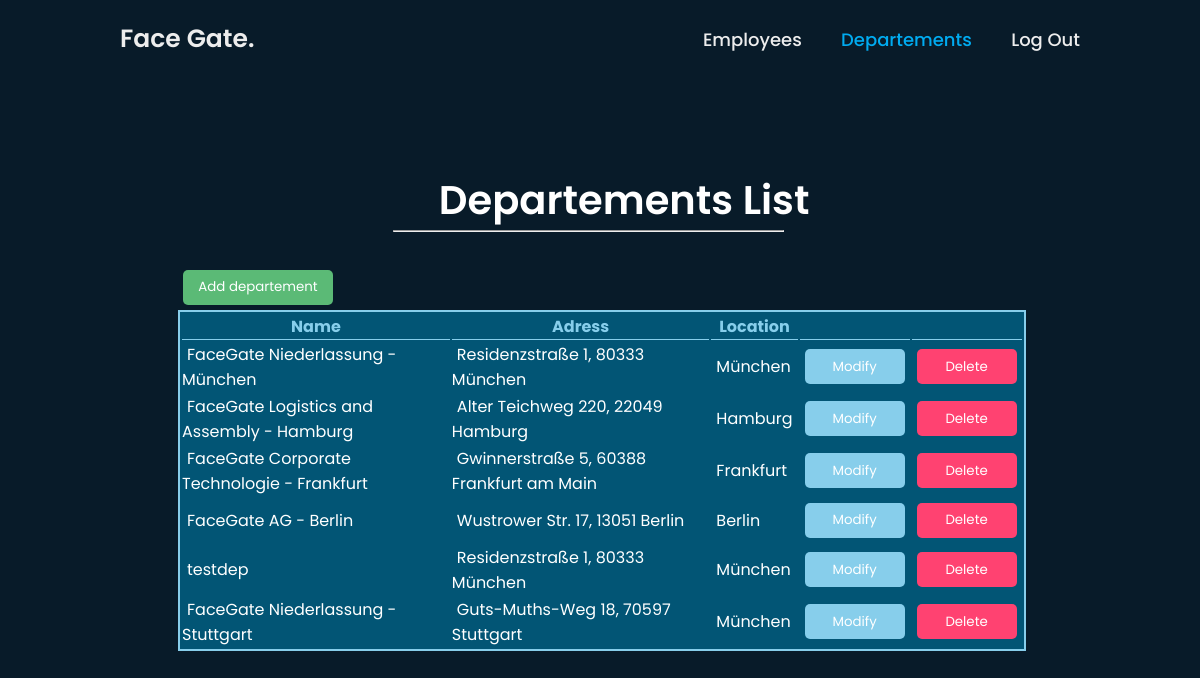
/departement/ (signed in), run on the app's committed database.
### Login/models.py (models this page shows, shortened)
class departement(models.Model):
    location=models.ForeignKey(locations,on_delete=models.CASCADE)
    name=models.CharField(max_length=200)
    adress=models.CharField(max_length=60)

class locations(models.Model):
    city=models.CharField(max_length=50)
    def __str__(self):
        return self.city

### Login/views.py (the view)
# urls.py: path('departement/',views.DepartementList,name='departement list'),
@login_required(login_url='login')
def DepartementList(request):
    if request.user.is_superuser:
        dep=departement.objects.all()
        return render(request,'departements-list.html',{"deps":dep})
    else:
        return render(request,"403.html")

### Login/templates/departements-list.html (shortened to what this page needs)
<html>
    <head>
        {% load static %}
    <link rel="stylesheet" href="{% static 'services.css' %}">
    <link href='https://unpkg.com/boxicons@2.1.4/css/boxicons.min.css' rel='stylesheet'>
    </head>
    <body>
        <header class="header">
            <a href="/home-admin/" class="logo">Face Gate.</a>
            <nav class="navbar">
                <a href="/home-admin/">Employees</a>
                <a class="active" href="/departement/">Departements</a>
                <a href="{% url 'logout' %}">Log Out</a>
            </nav>
        </header>
        <section class="departements">
            <div class="departements-content">
                <h1>Departements List</h1> <hr>
                <button type="button" class="btn-add"><a href="/add-departement/">Add departement</a></button>
                <table>
                    <tr>
                        <th>Name</th>
                        <th>Adress</th>
                        <th>Location</th>
                        <th></th>
                        <th></th>
                    </tr>
                    {% for dep in deps %}
                    <tr>
                        <td><label>{{dep.name}}</label></td>
                        <td><label>{{dep.adress}}</label></td>
                        <td><label>{{dep.location}}</label></td>
                        <td><button type="button" class="btn-modify"><a href="/departement/modify/{{dep.id}}">Modify</a></button></td>
                        <td><button type="button" class="btn-delete"><a href="/departement/delete/{{dep.id}}">Delete</a></button></td>
                    </tr>
                    {% endfor %}
                </table>
            </div>
        </section>
    </body>
</html>

### Login/static/services.css (style rules this page uses)
* { margin: 0; padding: 0; box-sizing: border-box; font-family: 'Poppins', sans-serif; }
body { background: #081b29; }
.header { position: fixed; top:0; left: 0; width: 100%; padding: 20px 10%; background-color: transparent; display: flex; justify-content: space-between; align-items: center; z-index: 100; }
.logo { position: relative; font-size: 25px; color: #ededed; text-decoration: none; font-weight: 600; }
.logo::before { content: ''; position: absolute; top: 0; right: 0; width: 100%; height: 100%; background: #081b29; animation: shaowRight 1s ease forwards; animation-delay: .4s; }
.navbar a { font-size: 18px; color: #ededed; text-decoration: none; font-weight: 500; margin-left: 35px; transition: .3s; }
.navbar a:hover, .navbar a.active { color:#00abf0; }
.consultation, .services, .departements, .employee { height: 100vh; display: flex; align-items: center; padding: 0 10%; }
.departements-content { width: 70%; height: 60%; margin-left: 5%; padding: 10px; }
.departements-content h1 { color:white; margin-left: 40%; font-weight: 600; font-size: 40px; }
.departements-content hr { color:white; width: 60%; margin-left: 33%; margin-bottom:5%; }
.departements-content table { width: 130%; background:#025575; border: 2px solid skyblue; }
.departements-content table th { text-align: center; align-items: center; color: skyblue; border-bottom: 1px solid skyblue; }
.departements-content table td label { text-align: center; align-items: center; padding: 5px; color: white; }
.btn-modify { width: 100px; height: 35px; border-radius: 5px; background: #87ceeb; border: 0px; margin:5px; }
.btn-modify a, .btn-delete a, .btn-add a { text-decoration: none; color: white; cursor: pointer; }
.btn-delete { width: 100px; height: 35px; border-radius: 5px; background: #ff4271; border: 0px; margin:5px; }
.btn-add { width: 150px; height: 35px; border-radius: 5px; background: #5bba76; border: 0px; margin:5px; }

### data on the page
departement: name "FaceGate Niederlassung - München", adress "Residenzstraße 1, 80333 München", location "München"
departement: name "FaceGate Logistics and Assembly - Hamburg", adress "Alter Teichweg 220, 22049 Hamburg", location "Hamburg"
departement: name "FaceGate Corporate Technologie - Frankfurt", adress "Gwinnerstraße 5, 60388 Frankfurt am Main", location "Frankfurt"
departement: name "FaceGate AG - Berlin", adress "Wustrower Str. 17, 13051 Berlin", location "Berlin"
departement: name "testdep", adress "Residenzstraße 1, 80333 München", location "München"
departement: name "FaceGate Niederlassung - Stuttgart", adress "Guts-Muths-Weg 18, 70597 Stuttgart", location "München"
